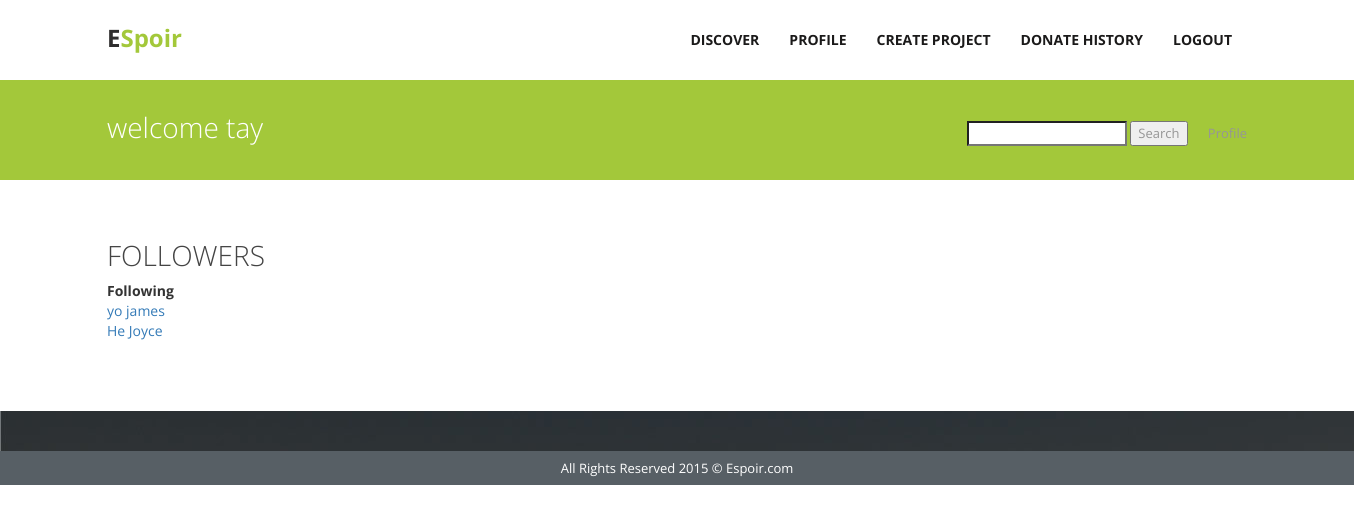
The app's page /following.php (signed in), older data.
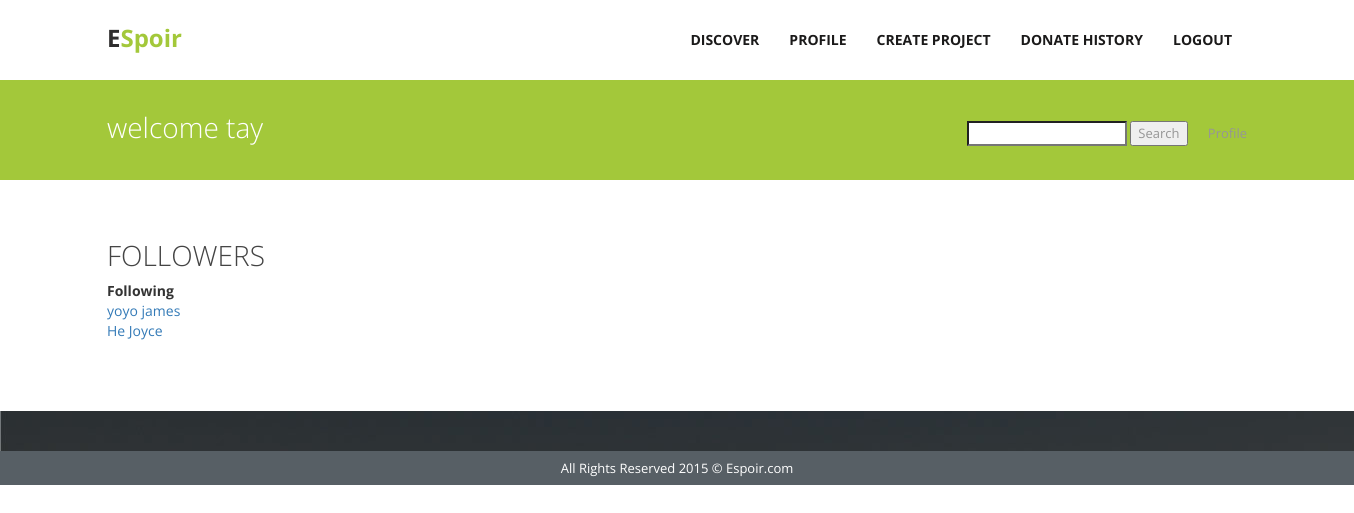
The same page, newer data.
### tables this page shows
CREATE TABLE IF NOT EXISTS `subscription` (
  `userEmail` varchar(255) NOT NULL,
  `following` varchar(255) NOT NULL
);

CREATE TABLE IF NOT EXISTS `user` (
  `userEmail` varchar(255) NOT NULL,
  `password` varchar(255) NOT NULL,
  `firstName` varchar(255) NOT NULL,
  `lastName` varchar(255) NOT NULL,
  `nationality` varchar(50) NOT NULL,
  `birthday` date NOT NULL,
  `gender` enum('Female','Male') NOT NULL,
  `picScr` blob NOT NULL,
  `picName` varchar(8000) NOT NULL,
  `bio` text,
  `type` enum('Normal','Admin') NOT NULL DEFAULT 'Normal'
);

### following.php (the view, shortened to what this page needs)
<!DOCTYPE html>
<html lang="en">
<head>
    <link href="css/bootstrap.css" rel="stylesheet">
    <link href="//maxcdn.bootstrapcdn.com/font-awesome/4.2.0/css/font-awesome.min.css" rel="stylesheet">
    <link href="css/responsiveslides.css" rel="stylesheet">
    <link href="css/style.css" rel="stylesheet">
</head>
<?php
    include("db.php");
	$emailtxt = $_SESSION["emailtxt"];
	$sql = "SELECT * FROM user WHERE userEmail = '$emailtxt'";
	if ($result=mysqli_query($mysqli,$sql))
    {
        $rowcount=mysqli_num_rows($result);
    }
	if($rowcount==1)
	{
        $row = mysqli_fetch_array($result,MYSQLI_ASSOC);
	}
	else
	{
		echo '<script language="javascript">';
		echo 'alert("Wrong username/password");';
		echo 'window.location.href="../CS2102/loginreg.php";';
		echo '</script>';
	}
  ?>
<body data-responsejs='{ "create": [ { "prop": "width", "breakpoints": [0, 320, 481, 641, 961, 1025, 1281, 1400] }]}'>
    <div class="wrapper">
        <div class="container">
            <nav class="navbar navbar-default">
                <div class="container-fluid">
                    <div class="navbar-header">
                        <a class="navbar-brand">E<span>Spoir</span></a>
                    </div>
                    <div class="collapse navbar-collapse pull-right" id="bs-example-navbar-collapse-1">
                        <ul class="nav navbar-nav">
                            <li><a href="discoverlogin.php">Discover </a></li>
                            <li><a href="profile.php">Profile</a></li>
                            <li><a href="createProject.php">Create Project</a></li>
                            <li><a href="transactions.php">Donate History </a></li>
                            <li><a href="logout.php" id="logout">Logout</a></li>
                        </ul>
                    </div>
                </div>
            </nav>
        </div>
    </div>
    <div class="inner-head">
        <div class="container">
            <div class="col-lg-12">
                <h4 class="pull-left">welcome <?php echo $row["firstName"] ?></h4>
                <form method="post" action="search.php">
                    <p class="pull-right pagination">
                        <input type="Search" name="keyword">
                        <input type="submit" value="Search">
                        &nbsp;&nbsp;&nbsp;&nbsp;  Profile
                    </p>
                </form>
            </div>
        </div>
    </div>
    <div class="inner-page services">
        <div class="container">
            <div class="">
                <?php
	  $query = "Select u.firstName,u.lastName, s.following FROM subscription s,user u WHERE s.userEmail = '$emailtxt' AND s.following=u.userEmail";
	  $reply = mysqli_query($mysqli, $query);
      $rowcount=mysqli_num_rows($reply);
	?>
                <div class="col-md-6">
                    <h2>Followers</h2>
                    <p>
                        <?php
                        if($reply && $rowcount != 0){
                        ?>
                        <table cellspacing="5" cellpadding="5" width="200%" id="formspace">
                            <tr>
                                <td><strong>Following </strong></td>
                            </tr>
                            <?php
                            while ($row = $reply->fetch_object())
                            {
                                echo '<tr>';
                                echo '<td><a href="viewProfile.php?userEmail='.$row->following.'">'. $row->lastName . ' ' . $row->firstName . ' </a> </td>';
                                echo '</tr>';
                            }
                        }
                            ?>
                        </table>
                    </p>
                </div>
                <div class="clearfix"></div>
            </div>
        </div>
    </div>
    <div class="testimonial main"></div>
    <div class="copyright">
        <div class="container">
            <p>All Rights Reserved 2015 &copy; Espoir.com</p>
        </div>
    </div>
</body>
</html>

Row changes from the older to the newer data that the page shows:
changed through a linked row, subscription "james": user.lastName "yo" → "yoyo"
